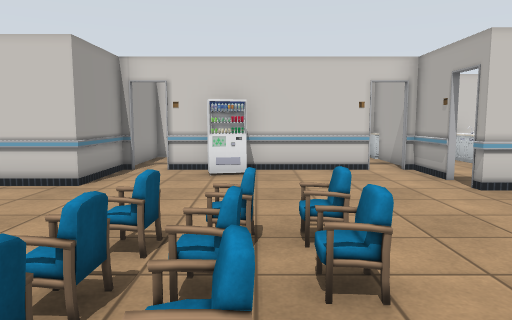
[1] (above)

23 first-person views from a walk through a robot-simulator world made for Gazebo. The camera is 1.3 m above the floor, tilts 6° down and sees 70° across. Floor lines are 1 m apart. The floor is counted in squares, 1 m on a side. Each view is taken from the middle of a square. On the plan, view 1 faces up. The plan holds only what a view shows up to about 15 squares ahead; the rest is blank. The place goes on beyond the plan. Robots are left out. Some surface patterns are stand-ins.

[2]
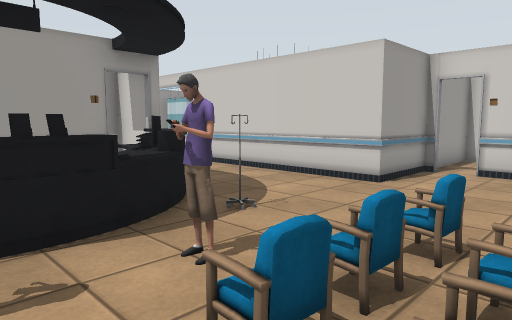

[3]
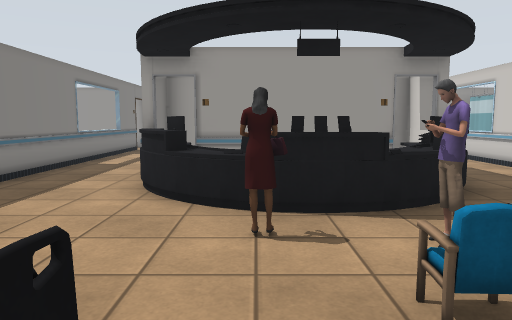

[4]
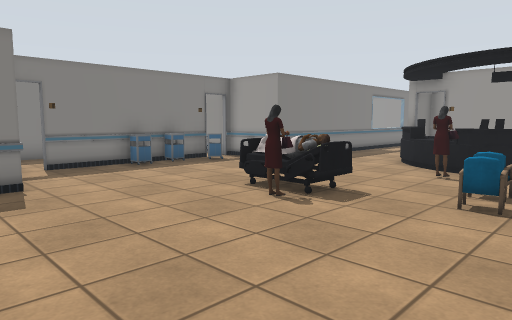

[5]
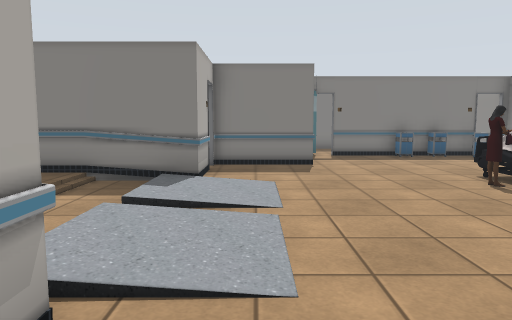

[6]
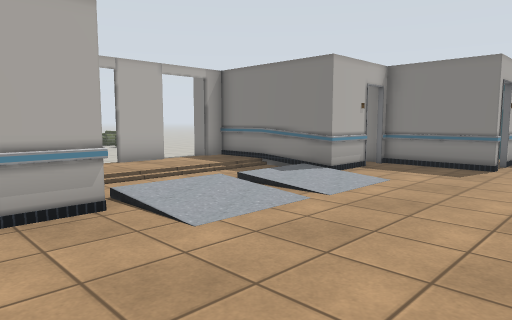

[7]
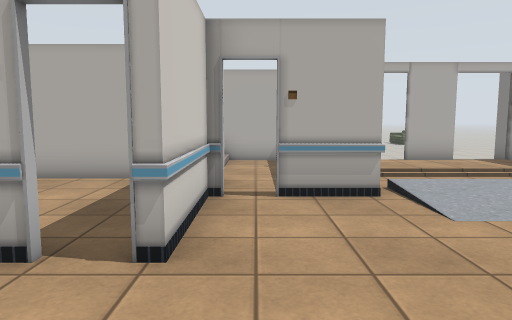

[8]
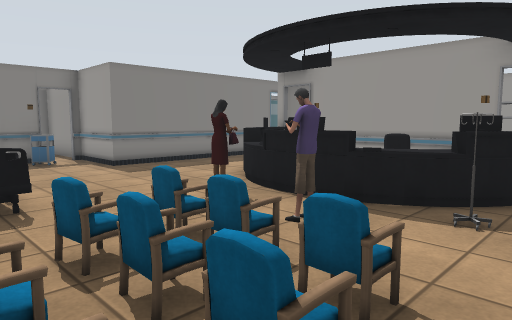

[9]
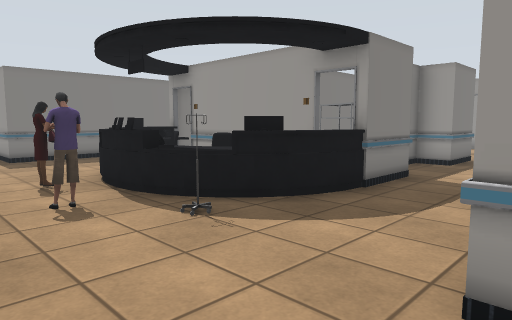

[10]
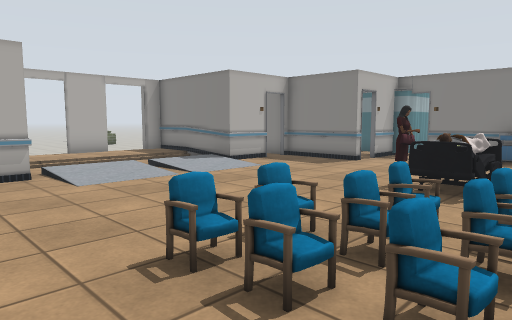

[11]
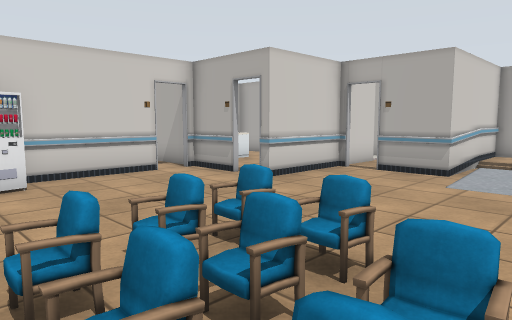

[12]
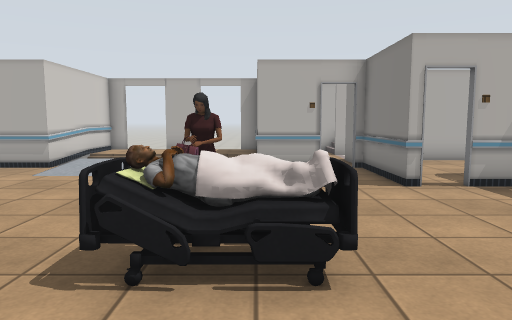

[13]
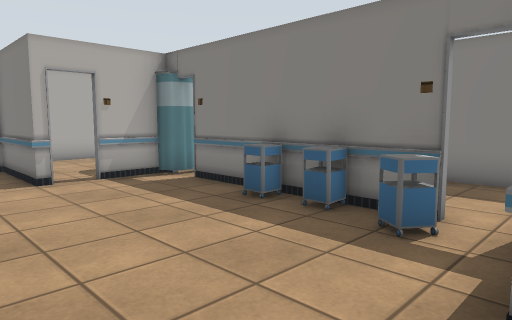

[14]
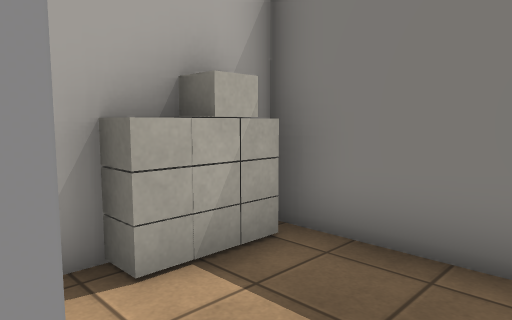

[15]
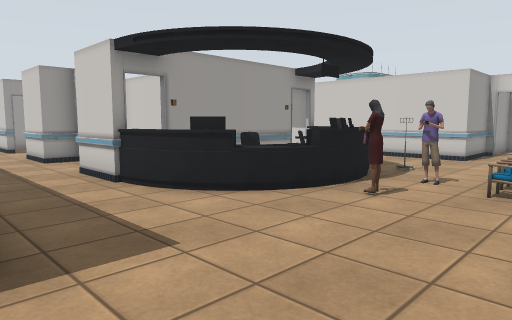

[16]
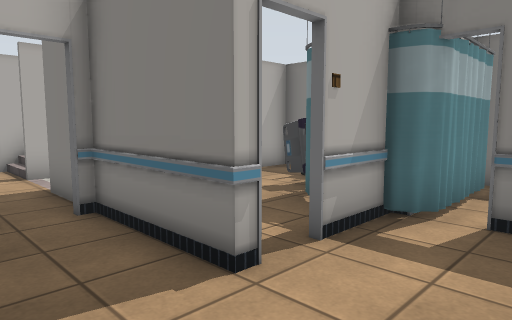

[17]
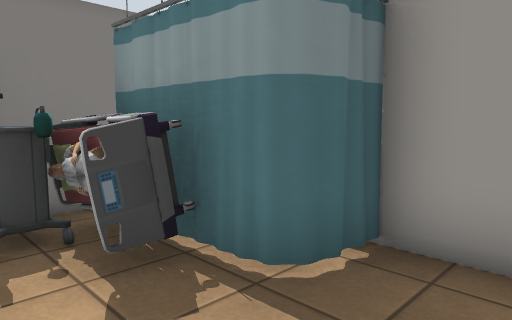

[18]
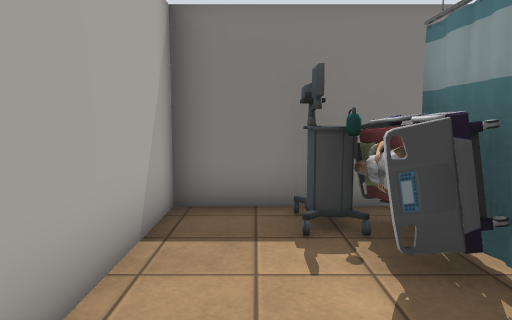

[19]
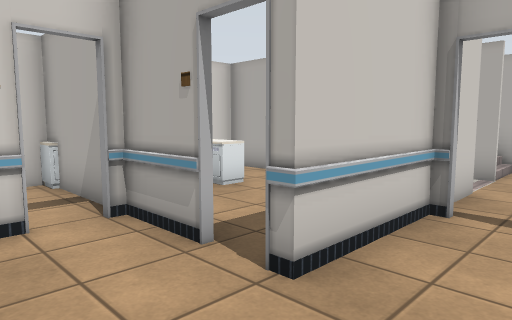

[20]
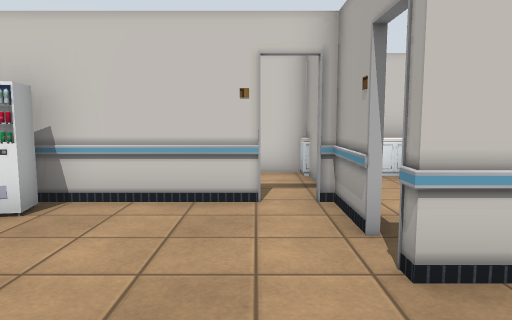

[21]
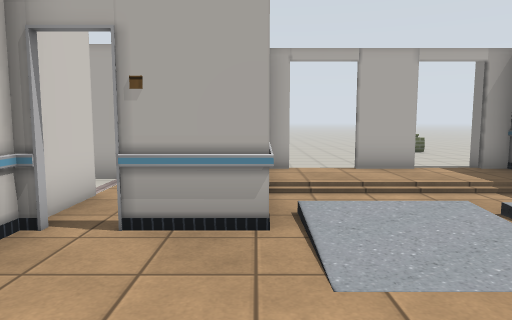

[22]
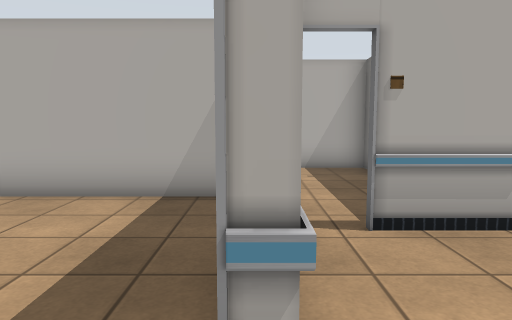

[23]
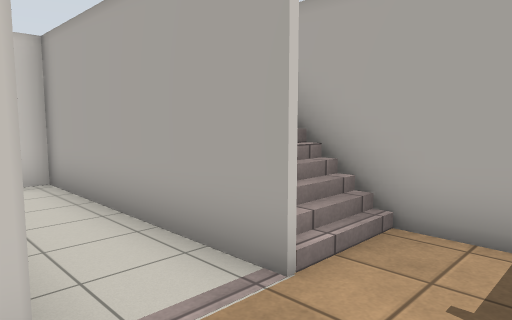

### Floor plan
Key: @ floor where view 1 was taken; # wall or solid block; x gap in a wall; . main floor; : floor 0.25 m higher than the main floor; / step, stairs or slope; = window, fence, low wall or low ledge; C kitchen cabinet; M vending machine; H chair; P person; T side table; U curtain; R rack; O other object.
Columns run from 12 left of view 1 to 13 right of it. Each row starts with its distance up from view 1.
 13         ##     #C CC#####
 12    O    #.     .# .C.#..#
 11   OO    #.     .#..C.#..#
 10         #.#####x#....#..#
  9         #..MM...#....#..#
  8          .......x....#..##
  7 ==#######.......######..=#
  6   .......................#
  5 ...................#.....#
  4 ...RPPP.O..HHH.....#######
  3 ###R#PPP...HHH....../.::/.
  2    R# PPPP.HH......./.::/.
  1 ##  #  PP..HH......./.::#.
  0     # PPPP..@...... /.::/
 -1    ##PPP....PP..... /.::/.
 -2 .. #PPP.....PP.....#######
 -3 ............P......#
 -4 ...................#
 -5 .................#####
 -6 ==#######............#
 -7         #.T.....#....#
 -8         #.#TT##xUUU..#
 -9         #...O  .U PP.#
-10         #...O  .U PP.#
-11         #...O   # PP.#
-12         ########## ###

Where each view was taken, in squares from view 1:
view 1: 0 up, 0 right, facing up
view 2: 0 up, 0 right, facing up-left
view 3: 0 up, 1 right, facing left
view 4: 3 up, 6 right, facing down-left
view 5: 6 up, 6 right, facing down
view 6: 6 up, 2 right, facing down-right
view 7: 6 up, 1 right, facing right
view 8: 5 up, 1 right, facing down-left
view 9: 8 up, 1 left, facing down-left
view 10: 6 up, 2 left, facing down-right
view 11: 1 up, 2 left, facing up-right
view 12: 2 down, 3 left, facing right
view 13: 3 down, 4 left, facing down-right
view 14: 8 down, 3 left, facing down-right
view 15: 6 down, 0 right, facing up-left
view 16: 3 down, 2 right, facing down-right
view 17: 6 down, 8 right, facing down-left
view 18: 6 down, 8 right, facing down
view 19: 5 up, 2 right, facing up-right
view 20: 4 up, 3 right, facing up
view 21: 4 up, 3 right, facing right
view 22: 7 up, 3 right, facing right
view 23: 5 up, 9 right, facing up-right
